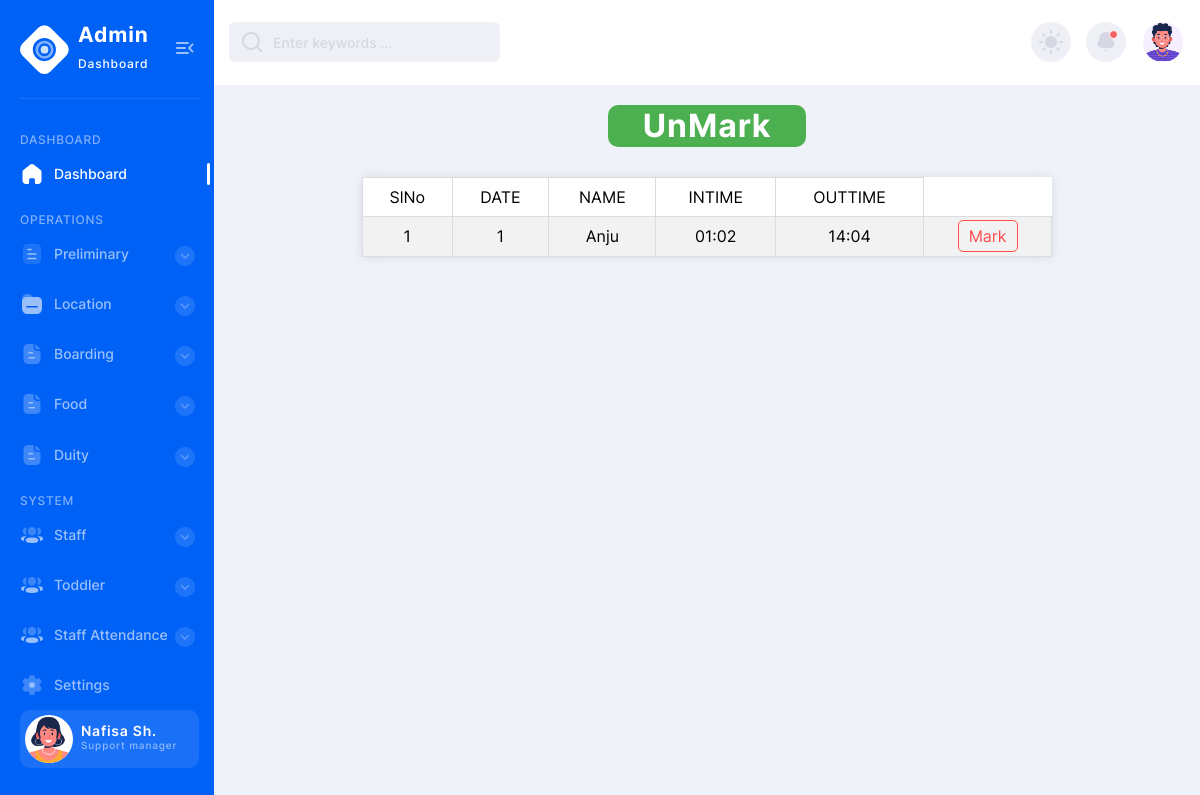
Page /Project/Admin/Unmark.php on the committed database.
### tables this page shows
CREATE TABLE `tbl_staffattendance` (
  `attendance_id` int(11) NOT NULL,
  `attendance_date` varchar(50) NOT NULL,
  `staff_id` int(11) NOT NULL,
  `attendance_status` int(11) NOT NULL DEFAULT 0,
  `attendance_intime` varchar(50) NOT NULL,
  `attendance_outtime` varchar(50) NOT NULL
);

CREATE TABLE `tbl_staff` (
  `staff_id` int(11) NOT NULL,
  `staff_location` varchar(40) NOT NULL,
  `staff_name` varchar(50) NOT NULL,
  `staff_age` varchar(50) NOT NULL,
  `staff_gender` varchar(50) NOT NULL,
  `staff_pincode` varchar(50) NOT NULL,
  `staff_qualification` varchar(80) NOT NULL,
  `staff_dob` varchar(50) NOT NULL,
  `staff_doj` varchar(50) NOT NULL,
  `staff_address` varchar(80) NOT NULL,
  `staff_password` varchar(50) NOT NULL,
  `staff_contact` varchar(50) NOT NULL,
  `staff_photo` varchar(50) NOT NULL,
  `staff_email` varchar(50) NOT NULL,
  `staff_status` int(11) NOT NULL DEFAULT 0,
  `place_id` varchar(11) NOT NULL
);

### Project/Admin/Unmark.php (the view, shortened to what this page needs)
<?php include("Head.php") ?>
<?php  include("../Assets/Connection/Connection.php");
?>
<!DOCTYPE html PUBLIC "-//W3C//DTD XHTML 1.0 Transitional//EN" "http://www.w3.org/TR/xhtml1/DTD/xhtml1-transitional.dtd">
<html xmlns="http://www.w3.org/1999/xhtml">
<head>
</head>
<body>
<form id="form1" name="form1" method="post" action="">
<h1 align="center">UnMark</h1>
<table   align="center">
    <tr>
      <td>SlNo</td>
      <td>DATE</td>
      <td>NAME</td>
       <td>INTIME</td>
       <td>OUTTIME</td>
    </tr>
   <?php
	$i=0;
	 $sel ="select * from tbl_staffattendance  m inner join  tbl_staff s on s.staff_id  = m.staff_id where  attendance_status='2'";
     $result =$con -> query($sel);
	while($data = $result -> fetch_assoc())
	{
		$i++
		?>
    <tr>
      <td><?php echo $i ?></td>
      <td><?php echo $data['attendance_date']?></td>
      <td><?php echo $data['staff_name']?></td>
       <td><?php echo $data['attendance_intime']?></td>
      <td><?php echo $data['attendance_outtime']?></td>
      <td>
      <a href="Unmark.php?mid=<?php echo $data["attendance_id"]?>" class="a">Mark</a>
      </td>
    </tr>
    <?php } ?>
  </table>
</form>
</body>
</html>
<?php include("Foot.php") ?>

### Project/Admin/Unmark.php (style rules this page uses)
h1 { color: #fff; background-color: #4CAF50; text-align: center; padding: 5px; border-radius: 10px; width: 20%; margin: 20px auto; }
table { width: 70%; margin: 30px auto; border-collapse: collapse; background-color: #fff; box-shadow: 0 0 10px rgba(0, 0, 0, 0.1); }
th, td { padding: 10px; border: 1px solid #ddd; text-align: center; }
tr:nth-child(even) { background-color: #f2f2f2; }
.a { color: #ff4d4d; text-decoration: none; padding: 5px 10px; border: 1px solid #ff4d4d; border-radius: 5px; transition: background-color 0.3s ease; }
form { width: 100%; }

### rows in the picture
tbl_staffattendance: attendance_date "1", staff.staff_name "Anju", attendance_intime "01:02", attendance_outtime "14:04"
